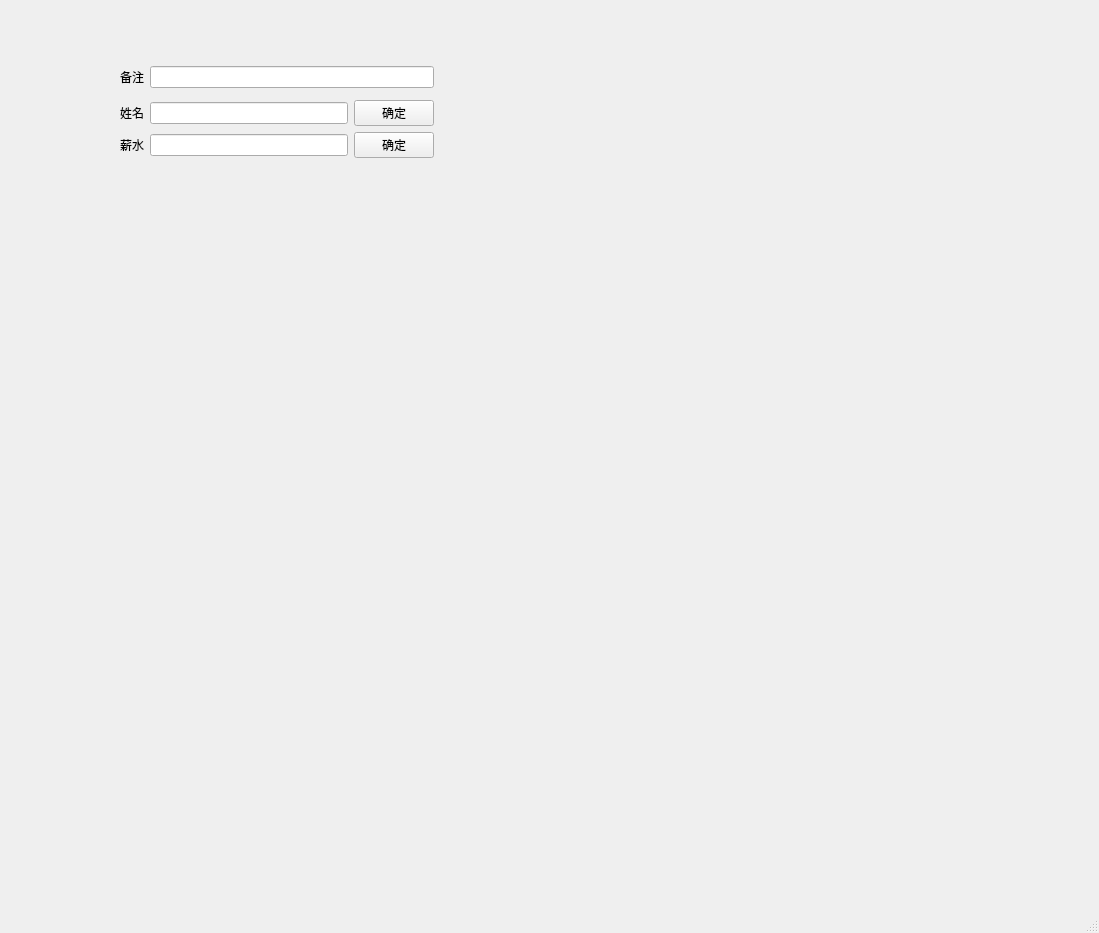
<?xml version="1.0" encoding="UTF-8"?>
<ui version="4.0">
 <class>MainWindow</class>
 <widget class="QMainWindow" name="MainWindow">
  <property name="geometry">
   <rect>
    <x>0</x>
    <y>0</y>
    <width>1099</width>
    <height>933</height>
   </rect>
  </property>
  <property name="windowTitle">
   <string>MainWindow</string>
  </property>
  <widget class="QWidget" name="centralwidget">
   <widget class="QWidget" name="">
    <property name="geometry">
     <rect>
      <x>120</x>
      <y>60</y>
      <width>314</width>
      <height>104</height>
     </rect>
    </property>
    <layout class="QVBoxLayout" name="verticalLayout_2">
     <item>
      <layout class="QHBoxLayout" name="horizontalLayout_2">
       <item>
        <widget class="QLabel" name="label">
         <property name="text">
          <string>备注</string>
         </property>
        </widget>
       </item>
       <item>
        <widget class="QLineEdit" name="lineEdit"/>
       </item>
      </layout>
     </item>
     <item>
      <layout class="QVBoxLayout" name="verticalLayout">
       <item>
        <layout class="QHBoxLayout" name="horizontalLayout">
         <item>
          <widget class="QLabel" name="label_2">
           <property name="text">
            <string>姓名</string>
           </property>
          </widget>
         </item>
         <item>
          <widget class="QLineEdit" name="lineEdit_2"/>
         </item>
         <item>
          <widget class="QPushButton" name="pushButton">
           <property name="text">
            <string>确定</string>
           </property>
          </widget>
         </item>
        </layout>
       </item>
       <item>
        <layout class="QHBoxLayout" name="horizontalLayout_3">
         <item>
          <widget class="QLabel" name="label_3">
           <property name="text">
            <string>薪水</string>
           </property>
          </widget>
         </item>
         <item>
          <widget class="QLineEdit" name="lineEdit_3"/>
         </item>
         <item>
          <widget class="QPushButton" name="pushButton_2">
           <property name="text">
            <string>确定</string>
           </property>
          </widget>
         </item>
        </layout>
       </item>
      </layout>
     </item>
    </layout>
   </widget>
  </widget>
  <widget class="QMenuBar" name="menubar">
   <property name="geometry">
    <rect>
     <x>0</x>
     <y>0</y>
     <width>1099</width>
     <height>26</height>
    </rect>
   </property>
  </widget>
  <widget class="QStatusBar" name="statusbar"/>
 </widget>
 <resources/>
 <connections/>
</ui>
